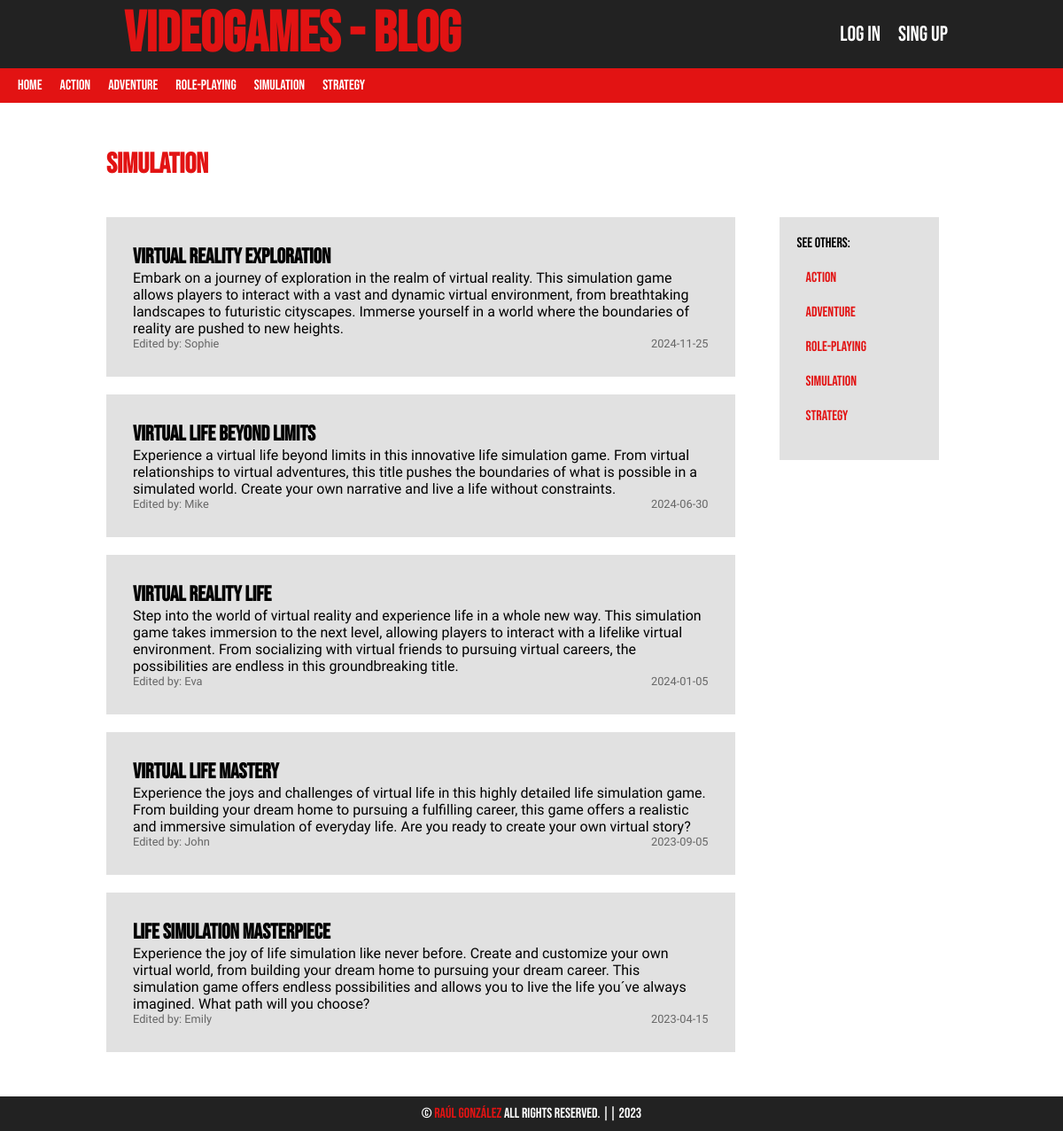
/Category/showEntriesFromCategorie/?category_id=4&category_name=Simulation, run on the app's committed database.
### tables this page shows
CREATE TABLE IF NOT EXISTS categories (
    id INT(255) AUTO_INCREMENT NOT NULL,
    name VARCHAR(100),
    CONSTRAINT pk_categories PRIMARY KEY (id)
);

CREATE TABLE IF NOT EXISTS entries (
    id INT(255) AUTO_INCREMENT NOT NULL,
    user_id INT(255) NOT NULL,
    category_id INT(255) NOT NULL,
    title VARCHAR(255) NOT NULL,
    description MEDIUMTEXT,
    date DATE NOT NULL,
    CONSTRAINT pk_entries PRIMARY KEY (id),
    CONSTRAINT fk_entry_user FOREIGN KEY (user_id) REFERENCES users (id),
    CONSTRAINT fk_entry_category FOREIGN KEY (category_id) REFERENCES categories (id) ON DELETE NO ACTION
);

CREATE TABLE IF NOT EXISTS users (
    id INT(255) AUTO_INCREMENT NOT NULL,
    name VARCHAR(100) NOT NULL,
    last_name VARCHAR(100) NOT NULL,
    email VARCHAR(255) NOT NULL,
    password VARCHAR(255) NOT NULL,
    date DATE NOT NULL,
    CONSTRAINT pk_users PRIMARY KEY (id),
    CONSTRAINT uq_email UNIQUE (email)
);

### Lib/Pages.php (called while the page is built, shortened)
<?php
class Pages
{
    public function render(string $pageName, array $params = null): void{
        require_once "Views/layout/header.php";
        require_once "Views/$pageName.php";
        require_once "Views/layout/footer.php";
    }
}

### Controllers/CategoryController.php (called while the page is built, shortened)
<?php
class CategoryController{
    private Pages $pages;
    private Category $Category;
    public function __construct(){
        $this->pages = new Pages();
        $this->Category = new Category();
    }
    public function getAll(): ?array{
        return  $this->Category->getAll();
    }
    public function showEntriesFromCategorie(){
        $category_id = $_GET['category_id'];
        $category_name = $_GET['category_name'];
        $entries = $this->Category->showEntriesFromCategorie($category_id);
        $this->pages->render("Category/showEntriesFromCategorie", ["entries" => $entries, "category_name" => $category_name]);
    }
}

### index.php (called while the page is built, shortened)
<?php
require_once "AutoLoad.php";
FrontController::main();

### Lib/DataBase.php (called while the page is built, shortened)
<?php
class DataBase{
    private $connection;
    private mixed $result;
    function __construct(
        private string $server = SERVER,
        private string $user = USER,
        private string $pass = PASSWORD,
        private string $database= DATABASE
    ){
        $this->connection = $this->connect();
    }
    private function connect(): PDO {
        try {
            $options = array(
                PDO::MYSQL_ATTR_INIT_COMMAND => "SET NAMES Utf8",
                PDO::MYSQL_ATTR_FOUND_ROWS => true
            );
            $connection = new PDO("mysql:host={$this->server};dbname={$this->database}", $this->user, $this->pass, $options);
            return $connection;
        } catch(PDOException $e){
            echo "There has been an error, and it's not possible to connect to the database. Details: " . $e->getMessage();
            exit;
        }
    }
    public function query(string $consultasQL): void
    {
        $this->result = $this->connection->query($consultasQL);
    }
    public function extractAll(): array
    {
        return $this->result->fetchAll(PDO::FETCH_ASSOC);
    }
    public function close(){
        if ($this->connection !== null) {
            $this->connection = null;
        }
    }
}

### Models/Category.php (called while the page is built, shortened)
<?php
class Category {
    private CategoryRepository $CategoryRepository;
    public function __construct(){
        $this->CategoryRepository = new CategoryRepository();
    }
    public function getAll(): ?array{
        return  $this->CategoryRepository->getAll();
    }
    public function showEntriesFromCategorie($category_id){
        return $this->CategoryRepository->showEntriesFromCategorie($category_id);
    }
}

### Repositories/CategoryRepository.php (called while the page is built, shortened)
<?php
class CategoryRepository
{
    private DataBase $connection;
    function __construct()
    {
        $this->connection = new DataBase();
    }
    public function getAll(): ? array{
        $this->connection->query("SELECT * FROM categories ORDER BY id ASC");
        $categories = $this->connection->extractAll();
        return $categories;
    }
    public function showEntriesFromCategorie($category_id){
        $this->connection->query("SELECT * FROM entries WHERE category_id=$category_id ORDER BY id DESC");
        $entries = $this->connection->extractAll();
        return $entries;
    }
}

### AutoLoad.php (called while the page is built, shortened)
<?php
spl_autoload_register (function ($clase) {
    $directorio_clase = str_replace('\\', '/', $clase);
});

### Controllers/UserController.php (called while the page is built, shortened)
<?php
class UserController{
    public function getUserFromId($user_id){
        $this->userRepository = new UserRepository();
        return $this->userRepository->getUserFromId($user_id);
    }
}

### Repositories/UserRepository.php (called while the page is built, shortened)
<?php
class UserRepository
{
    private DataBase $connection;
    function __construct()
    {
        $this->connection = new DataBase();
    }
    public function getUserFromId($user_id){
        $this->connection->query("SELECT name FROM users WHERE id=$user_id");
        $user_id = $this->connection->extractAll();
        return $user_id;
    }
}

### Views/Category/showEntriesFromCategorie.php (the view, shortened to what this page needs)
<?php
$userController = new UserController();
?>
<?php if(isset($entries)) : ?>
    <h1><?=$category_name?></h1>
        <div class="showEntries">
            <div class="entries">
                <?php foreach($entries as $entry) : ?>
                    <div class="entry">
                        <div>
                            <h2><?=$entry['title']?></h2>
                            <p><?=$entry['description']?></p>
                        </div>
                        <div class="entry-dateUser">
                            <p>Edited by: <?= $userController->getUserFromId($entry['user_id'])[0]["name"]?></p>
                            <p><?=$entry['date']?></p>
                        </div>
                    </div>
                <?php endforeach; ?>
            </div>
            <div class="aside">
                <p>See others:</p>
                <ul>
                    <?php foreach($categories as $categorie): ?>
                        <li>
                        <a href="<?=BASE_URL?>Category/showEntriesFromCategorie/?category_id=<?=$categorie['id']?>&category_name=<?=$categorie['name']?>"><?=$categorie['name']?></a>
                        </li>
                    <?php endforeach; ?>
                </ul>
            </div>
        </div>
<?php else : ?>
<?php endif; ?>

### Views/Layout/Header.php (shortened to what this page needs)
<?php
    $CategoryController = new CategoryController();
    $categories = $CategoryController->getAll();
?>
<!DOCTYPE html>
<html lang="en">
<head>
    <link rel="stylesheet" href="<?=BASE_URL?>Style/style.css">
</head>
<body>
    <header>
        <div class="header-top">
            <h1><a href="<?=BASE_URL?>">VideoGames - Blog</a></h1>
            <ul>
                <?php if(!isset($_SESSION['login'])): ?>
                    <li><a href="<?=BASE_URL?>User/Login/">Log in</a></li>
                    <li><a href="<?=BASE_URL?>User/Register/">Sing Up</a></li>
                <?php endif; ?>
            </ul>
        </div>
        <div class="header-bottom">
            <nav>
                <ul>
                    <li><a href="<?=BASE_URL?>">Home</a></li>
                    <?php foreach($categories as $categorie): ?>
                        <li>
                        <a href="<?=BASE_URL?>Category/showEntriesFromCategorie/?category_id=<?=$categorie['id']?>&category_name=<?=$categorie['name']?>"><?=$categorie['name']?></a>
                        </li>
                    <?php endforeach; ?>
                </ul>
            </nav>
        </div>
    </header>
    <main>

### Style/style.css (style rules this page uses)
* { padding: 0; margin: 0; box-sizing: border-box; }
:root { --color1: #222222; --color2: rgb(226, 19, 19); }
header { display: flex; flex-direction: column; flex-wrap: nowrap; }
header div, header ul { display: flex; flex-direction: row; flex-wrap: nowrap; align-items: center; }
header ul { list-style: none; }
header div { justify-content: space-between; width: 100%; }
.header-top { padding: 0px 10%; }
.header-top, footer { background-color: var(--color1); font-family: Bebas Neue; }
.header-top h1 a { color: var(--color2); margin: 20px; font-size: 2em; text-decoration: none; transition: 0.6s; }
.header-top li>a { text-decoration: none; color: white; margin: 10px; font-size: 1.5em; transition: 0.3s; }
.header-top li { transition: 0.3s; }
.header-bottom { background-color: var(--color2); padding: 10px; font-family: Bebas Neue; }
.header-bottom a { color: white; text-decoration: none; margin: 0 10px; transition: 0.3s; }
.header-bottom li { transition: 0.3s; }
main { padding: 30px 10%; font-family: Bebas Neue; flex: 1; }
main h1 { color: var(--color2); font-family: Bebas Neue; margin: 20px 0; }
.entry { background-color: #e1e1e1; margin: 20px 0; padding: 30px; display: flex; flex-direction: column; justify-content: space-between; font-family: Prompt; width: 100%; transition: 0.3s; }
.entry h2 { font-family: Bebas Neue; }
.entry-dateUser { display: flex; flex-direction: row; align-items: center; justify-content: space-between; color: #666; font-size: 0.8em; }
.showEntries { display: flex; flex-direction: row; align-items: flex-start; justify-content: space-between; gap: 30px; }
.aside { display: flex; flex-direction: column; justify-content: space-between; margin: 20px; background-color: #e1e1e1; padding: 20px; width: 20%; }
.aside ul { list-style: none; }
.aside li { margin: 20px 10px; transition: 0.3s; }
.aside a { color: var(--color2); text-decoration: none; transition: 0.3s; }
.entries { width: 80%; }
body { min-height: 100vh; display: flex; flex-direction: column; justify-content: space-between; }

### data on the page
categories: name "Action"
categories: name "Adventure"
categories: name "Role-playing"
categories: name "Simulation"
categories: name "Strategy"
entries: title "Virtual Reality Exploration", description "Embark on a journey of exploration in the realm of virtual reality. This simulation game allows players to interact with a vast and dynamic virtual environment, from breathtaking landscapes to futuristic cityscapes. Immerse yourself in a world where the boundaries of reality are pushed to new heights.", user.name "Sophie", date "2024-11-25"
entries: title "Virtual Life Beyond Limits", description "Experience a virtual life beyond limits in this innovative life simulation game. From virtual relationships to virtual adventures, this title pushes the boundaries of what is possible in a simulated world. Create your own narrative and live a life without constraints.", user.name "Mike", date "2024-06-30"
entries: title "Virtual Reality Life", description "Step into the world of virtual reality and experience life in a whole new way. This simulation game takes immersion to the next level, allowing players to interact with a lifelike virtual environment. From socializing with virtual friends to pursuing virtual careers, the possibilities are endless in this groundbreaking title.", user.name "Eva", date "2024-01-05"
entries: title "Virtual Life Mastery", description "Experience the joys and challenges of virtual life in this highly detailed life simulation game. From building your dream home to pursuing a fulfilling career, this game offers a realistic and immersive simulation of everyday life. Are you ready to create your own virtual story?", user.name "John", date "2023-09-05"
entries: title "Life Simulation Masterpiece", description "Experience the joy of life simulation like never before. Create and customize your own virtual world, from building your dream home to pursuing your dream career. This simulation game offers endless possibilities and allows you to live the life you´ve always imagined. What path will you choose?", user.name "Emily", date "2023-04-15"

### other printed values
$category_name "Simulation"
